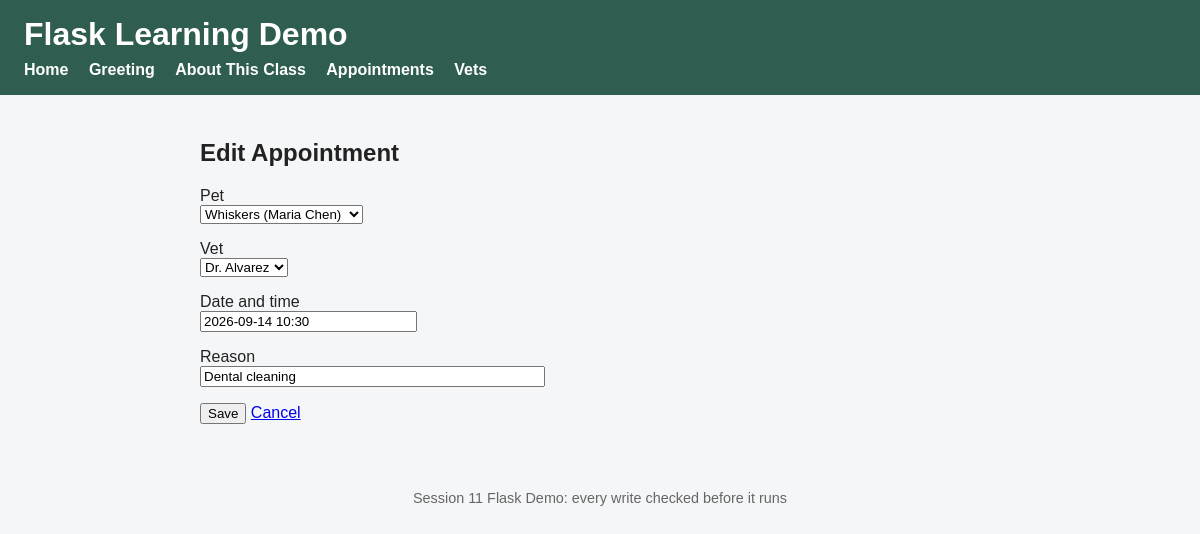
/appointments/2/edit, run on the app's committed database.
### tables this page shows
CREATE TABLE Appointment (
  appointment_id INTEGER PRIMARY KEY,
  pet_id INTEGER NOT NULL REFERENCES Pet(pet_id),
  vet_id INTEGER NOT NULL REFERENCES Vet(vet_id),
  appt_time TEXT NOT NULL,
  reason TEXT NOT NULL
);

CREATE TABLE Pet (
  pet_id INTEGER PRIMARY KEY,
  owner_id INTEGER NOT NULL REFERENCES Owner(owner_id),
  name TEXT NOT NULL,
  species TEXT NOT NULL
);

CREATE TABLE Vet (
  vet_id INTEGER PRIMARY KEY,
  name TEXT NOT NULL,
  specialty TEXT NOT NULL
);

### app.py (the view, shortened to what this page needs)
@app.route("/appointments/<int:appointment_id>/edit", methods=["GET", "POST"])
def edit_appointment(appointment_id):
    if models.get_appointment(appointment_id) is None:
        abort(404)
    return render_template(
        "appointment_form.html",
        heading="Edit Appointment",
        action_url=url_for("edit_appointment", appointment_id=appointment_id),
        appointment=models.get_appointment(appointment_id),
        errors=[],
        pets=models.get_all_pets(),
        vets=models.get_all_vets(),
    )

### models.py (called while the page is built)
def get_connection():
    db = sqlite3.connect(DATABASE)
    db.row_factory = sqlite3.Row
    return db

def get_appointment(appointment_id):
    db = get_connection()
    row = db.execute(
        "SELECT * FROM Appointment WHERE appointment_id = ?",
        (appointment_id,),
    ).fetchone()
    db.close()
    return row

def get_all_pets():
    db = get_connection()
    rows = db.execute(
        """
        SELECT Pet.pet_id, Pet.name AS pet_name, Owner.name AS owner_name
        FROM Pet
        JOIN Owner ON Pet.owner_id = Owner.owner_id
        ORDER BY Pet.name
        """
    ).fetchall()
    db.close()
    return rows

def get_all_vets():
    db = get_connection()
    rows = db.execute(
        "SELECT vet_id, name, specialty FROM Vet ORDER BY name"
    ).fetchall()
    db.close()
    return rows

### templates/appointment_form.html (shortened to what this page needs)
{% extends "base.html" %}
{% block content %}
    <h2>{{ heading }}</h2>
    <form method="post" action="{{ action_url }}">
        <p>
            <label for="pet_id">Pet</label><br>
            <select name="pet_id" id="pet_id">
                {% for pet in pets %}
                <option value="{{ pet.pet_id }}"
                        {% if pet.pet_id|string == appointment.pet_id|string %}selected{% endif %}>
                    {{ pet.pet_name }} ({{ pet.owner_name }})
                </option>
                {% endfor %}
            </select>
        </p>
        <p>
            <label for="vet_id">Vet</label><br>
            <select name="vet_id" id="vet_id">
                {% for vet in vets %}
                <option value="{{ vet.vet_id }}"
                        {% if vet.vet_id|string == appointment.vet_id|string %}selected{% endif %}>
                    {{ vet.name }}
                </option>
                {% endfor %}
            </select>
        </p>
        <p>
            <label for="appt_time">Date and time</label><br>
            <input type="text" name="appt_time" id="appt_time" required
                   value="{{ appointment.appt_time }}"
                   size="24" placeholder="2026-09-16 14:00">
        </p>
        <p>
            <label for="reason">Reason</label><br>
            <input type="text" name="reason" id="reason" required maxlength="200"
                   value="{{ appointment.reason }}" size="40">
        </p>
        <p>
            <button type="submit">Save</button>
            <a href="{{ url_for('appointments') }}">Cancel</a>
        </p>
    </form>
{% endblock %}

### static/style.css (style rules this page uses)
body { font-family: Arial, Helvetica, sans-serif; margin: 0; padding: 0; background-color: #f5f6f8; color: #222; }

### data on the page
Appointment: pet_id "Whiskers (Maria Chen)", vet_id "Dr. Alvarez", appt_time "2026-09-14 10:30", reason "Dental cleaning"

### other printed values
{{ heading }} "Edit Appointment"
